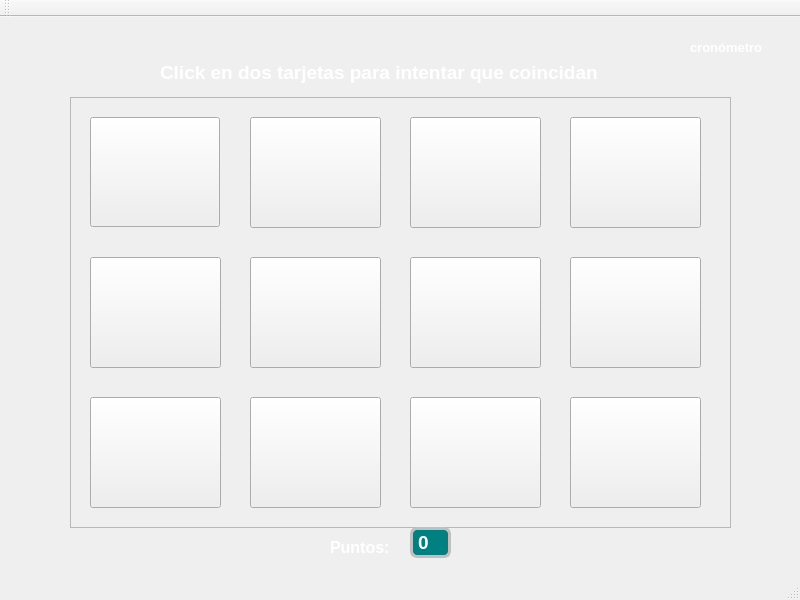
<?xml version="1.0" encoding="UTF-8"?>
<ui version="4.0">
 <class>MainWindow</class>
 <widget class="QMainWindow" name="MainWindow">
  <property name="geometry">
   <rect>
    <x>0</x>
    <y>0</y>
    <width>800</width>
    <height>600</height>
   </rect>
  </property>
  <property name="windowTitle">
   <string>Emparejados</string>
  </property>
  <property name="styleSheet">
   <string notr="true">#centralWidget {
background-image: url(://fondo.png);
}

#instrucciones {
color: white;
}

#cronometro {
color: white;
}

#puntuacion {
color: white;
}

#lblPuntaje {
qproperty-alignment: AlignCenter;
color: white;
background: teal;
border: 3px solid silver;
border-radius: 7px;
}</string>
  </property>
  <widget class="QWidget" name="centralWidget">
   <widget class="QLabel" name="instrucciones">
    <property name="geometry">
     <rect>
      <x>160</x>
      <y>40</y>
      <width>471</width>
      <height>31</height>
     </rect>
    </property>
    <property name="font">
     <font>
      <pointsize>14</pointsize>
      <weight>75</weight>
      <bold>true</bold>
     </font>
    </property>
    <property name="text">
     <string>Click en dos tarjetas para intentar que coincidan</string>
    </property>
   </widget>
   <widget class="QLabel" name="cronometro">
    <property name="geometry">
     <rect>
      <x>690</x>
      <y>20</y>
      <width>81</width>
      <height>20</height>
     </rect>
    </property>
    <property name="font">
     <font>
      <pointsize>10</pointsize>
      <weight>75</weight>
      <bold>true</bold>
     </font>
    </property>
    <property name="text">
     <string>cronómetro</string>
    </property>
   </widget>
   <widget class="QLabel" name="puntuacion">
    <property name="geometry">
     <rect>
      <x>330</x>
      <y>520</y>
      <width>71</width>
      <height>21</height>
     </rect>
    </property>
    <property name="font">
     <font>
      <pointsize>12</pointsize>
      <weight>75</weight>
      <bold>true</bold>
     </font>
    </property>
    <property name="text">
     <string>Puntos:</string>
    </property>
   </widget>
   <widget class="QLabel" name="lblPuntaje">
    <property name="geometry">
     <rect>
      <x>410</x>
      <y>510</y>
      <width>41</width>
      <height>31</height>
     </rect>
    </property>
    <property name="font">
     <font>
      <pointsize>14</pointsize>
      <weight>75</weight>
      <bold>true</bold>
     </font>
    </property>
    <property name="text">
     <string>0</string>
    </property>
   </widget>
   <widget class="QFrame" name="frame">
    <property name="geometry">
     <rect>
      <x>70</x>
      <y>80</y>
      <width>661</width>
      <height>431</height>
     </rect>
    </property>
    <property name="frameShape">
     <enum>QFrame::StyledPanel</enum>
    </property>
    <property name="frameShadow">
     <enum>QFrame::Raised</enum>
    </property>
    <widget class="QPushButton" name="tarjeta10">
     <property name="geometry">
      <rect>
       <x>180</x>
       <y>300</y>
       <width>131</width>
       <height>111</height>
      </rect>
     </property>
     <property name="text">
      <string/>
     </property>
    </widget>
    <widget class="QPushButton" name="tarjeta05">
     <property name="geometry">
      <rect>
       <x>20</x>
       <y>160</y>
       <width>131</width>
       <height>111</height>
      </rect>
     </property>
     <property name="text">
      <string/>
     </property>
    </widget>
    <widget class="QPushButton" name="tarjeta06">
     <property name="geometry">
      <rect>
       <x>180</x>
       <y>160</y>
       <width>131</width>
       <height>111</height>
      </rect>
     </property>
     <property name="text">
      <string/>
     </property>
    </widget>
    <widget class="QPushButton" name="tarjeta09">
     <property name="geometry">
      <rect>
       <x>20</x>
       <y>300</y>
       <width>131</width>
       <height>111</height>
      </rect>
     </property>
     <property name="text">
      <string/>
     </property>
    </widget>
    <widget class="QPushButton" name="tarjeta07">
     <property name="geometry">
      <rect>
       <x>340</x>
       <y>160</y>
       <width>131</width>
       <height>111</height>
      </rect>
     </property>
     <property name="text">
      <string/>
     </property>
    </widget>
    <widget class="QPushButton" name="tarjeta03">
     <property name="geometry">
      <rect>
       <x>340</x>
       <y>20</y>
       <width>131</width>
       <height>111</height>
      </rect>
     </property>
     <property name="text">
      <string/>
     </property>
    </widget>
    <widget class="QPushButton" name="tarjeta11">
     <property name="geometry">
      <rect>
       <x>340</x>
       <y>300</y>
       <width>131</width>
       <height>111</height>
      </rect>
     </property>
     <property name="text">
      <string/>
     </property>
    </widget>
    <widget class="QPushButton" name="tarjeta01">
     <property name="geometry">
      <rect>
       <x>20</x>
       <y>20</y>
       <width>130</width>
       <height>110</height>
      </rect>
     </property>
     <property name="text">
      <string/>
     </property>
    </widget>
    <widget class="QPushButton" name="tarjeta04">
     <property name="geometry">
      <rect>
       <x>500</x>
       <y>20</y>
       <width>131</width>
       <height>111</height>
      </rect>
     </property>
     <property name="text">
      <string/>
     </property>
    </widget>
    <widget class="QPushButton" name="tarjeta12">
     <property name="geometry">
      <rect>
       <x>500</x>
       <y>300</y>
       <width>131</width>
       <height>111</height>
      </rect>
     </property>
     <property name="text">
      <string/>
     </property>
    </widget>
    <widget class="QPushButton" name="tarjeta02">
     <property name="geometry">
      <rect>
       <x>180</x>
       <y>20</y>
       <width>131</width>
       <height>111</height>
      </rect>
     </property>
     <property name="text">
      <string/>
     </property>
    </widget>
    <widget class="QPushButton" name="tarjeta08">
     <property name="geometry">
      <rect>
       <x>500</x>
       <y>160</y>
       <width>131</width>
       <height>111</height>
      </rect>
     </property>
     <property name="text">
      <string/>
     </property>
    </widget>
   </widget>
   <zorder>frame</zorder>
   <zorder>instrucciones</zorder>
   <zorder>cronometro</zorder>
   <zorder>puntuacion</zorder>
   <zorder>lblPuntaje</zorder>
  </widget>
  <widget class="QToolBar" name="mainToolBar">
   <attribute name="toolBarArea">
    <enum>TopToolBarArea</enum>
   </attribute>
   <attribute name="toolBarBreak">
    <bool>false</bool>
   </attribute>
  </widget>
  <widget class="QStatusBar" name="statusBar"/>
 </widget>
 <layoutdefault spacing="6" margin="11"/>
 <resources/>
 <connections/>
</ui>
